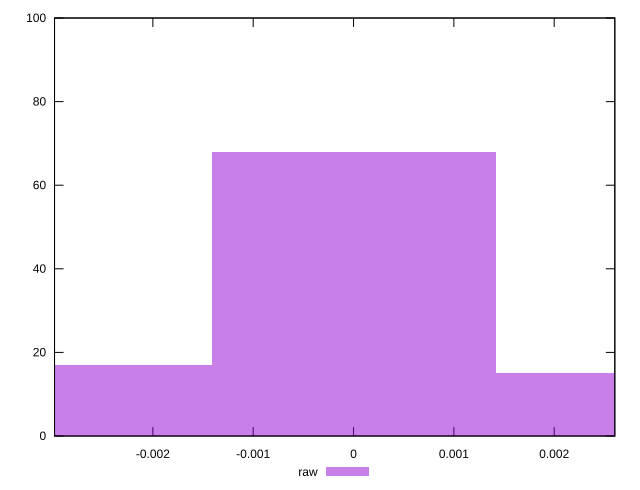

The script that saved this image:
reset

$raw <<EOF
-0.0028307072680956915 17
0.0028307072680956915 15
0 68
EOF

set key outside below
set boxwidth 0.0028307072680956915
set xrange [-0.0029801553513026267:0.002604190392370922]
set yrange [0:100]
set trange [0:100]
set style fill transparent solid 0.5 noborder
set terminal svg size 640, 490 enhanced background rgb 'white'
set output "reports/report_00028_2021-02-24T12-49-42.674Z/meta/pScore-difference/samples/music/raw/histogram.svg"

plot $raw title "raw" with boxes

reset
